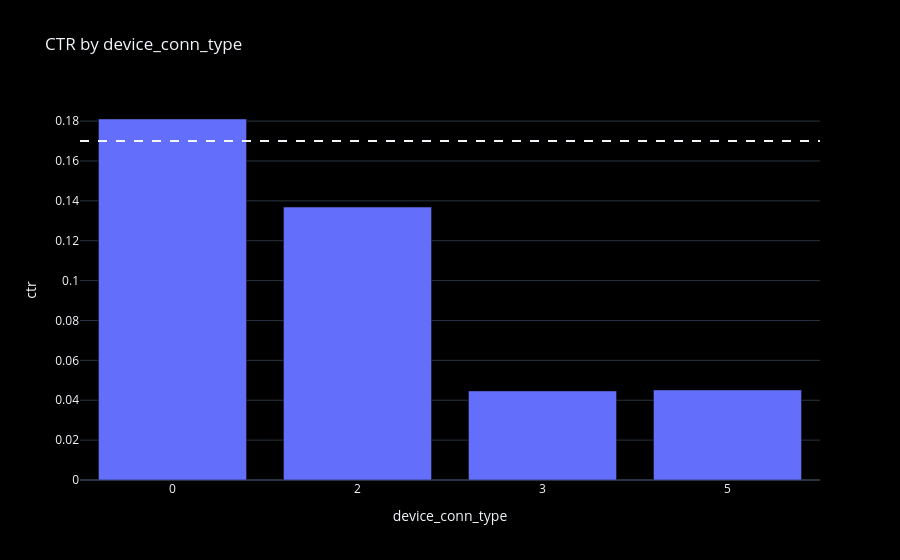

Notebook code cell kept with this figure:
### Markdown cell above
### All four types mostly show 320x50 , the usual phone banner. Only type 5 has a big share of a larger size (728x90 , 30%). They look like mobile devices , but nothing defines the codes , so we can't name them.

### Code cell
ctr('device_conn_type')

### Figure 1 — Plotly figure (JSON) as saved in the notebook; plotly's stock layout.template omitted (floating-point values rounded to 4 significant figures)
{"data": [{"customdata": [[698300.0, 0.8636], [66330.0, 0.08204], [43150.0, 0.05337], [842.0, 0.001041]], "hovertemplate": "device_conn_type=%{x}<br>ctr=%{y}<br>impressions=%{customdata[0]}<br>share=%{customdata[1]}<extra></extra>", "legendgroup": "", "marker": {"color": "#636efa", "pattern": {"shape": ""}}, "name": "", "orientation": "v", "showlegend": false, "textposition": "auto", "type": "bar", "x": ["0", "2", "3", "5"], "xaxis": "x", "y": [0.1811, 0.1369, 0.04466, 0.04513], "yaxis": "y"}], "layout": {"barmode": "relative", "legend": {"tracegroupgap": 0}, "shapes": [{"line": {"dash": "dash"}, "type": "line", "x0": 0, "x1": 1, "xref": "x domain", "y0": 0.17, "y1": 0.17, "yref": "y"}], "title": {"text": "CTR by device_conn_type"}, "xaxis": {"anchor": "y", "domain": [0.0, 1.0], "title": {"text": "device_conn_type"}, "type": "category"}, "yaxis": {"anchor": "x", "domain": [0.0, 1.0], "title": {"text": "ctr"}}}}
